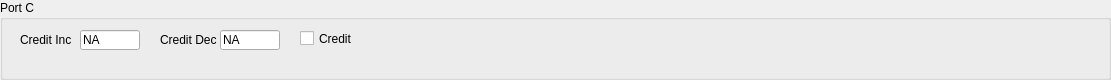
  <widget class="QGroupBox" name="RedTsnPortCGroupBox">
   <property name="geometry">
    <rect>
     <x>250</x>
     <y>520</y>
     <width>1111</width>
     <height>80</height>
    </rect>
   </property>
   <property name="title">
    <string>Port C</string>
   </property>
   <widget class="QLineEdit" name="RedTsnCreditDecPortCValue">
    <property name="enabled">
     <bool>true</bool>
    </property>
    <property name="geometry">
     <rect>
      <x>220</x>
      <y>30</y>
      <width>60</width>
      <height>20</height>
     </rect>
    </property>
    <property name="text">
     <string>NA</string>
    </property>
   </widget>
   <widget class="QLineEdit" name="RedTsnCreditIncPortCValue">
    <property name="enabled">
     <bool>true</bool>
    </property>
    <property name="geometry">
     <rect>
      <x>80</x>
      <y>30</y>
      <width>60</width>
      <height>20</height>
     </rect>
    </property>
    <property name="text">
     <string>NA</string>
    </property>
   </widget>
   <widget class="QLabel" name="RedTsnCreditDecPortCLabel">
    <property name="geometry">
     <rect>
      <x>160</x>
      <y>30</y>
      <width>60</width>
      <height>20</height>
     </rect>
    </property>
    <property name="text">
     <string>Credit Dec</string>
    </property>
   </widget>
   <widget class="QCheckBox" name="RedTsnCreditEnablePortCCheckBox">
    <property name="enabled">
     <bool>true</bool>
    </property>
    <property name="geometry">
     <rect>
      <x>300</x>
      <y>30</y>
      <width>60</width>
      <height>17</height>
     </rect>
    </property>
    <property name="text">
     <string>Credit</string>
    </property>
    <property name="checkable">
     <bool>true</bool>
    </property>
   </widget>
   <widget class="QLabel" name="RedTsnCreditIncPorCLabel">
    <property name="geometry">
     <rect>
      <x>20</x>
      <y>30</y>
      <width>60</width>
      <height>20</height>
     </rect>
    </property>
    <property name="text">
     <string>Credit Inc</string>
    </property>
   </widget>
  </widget>
